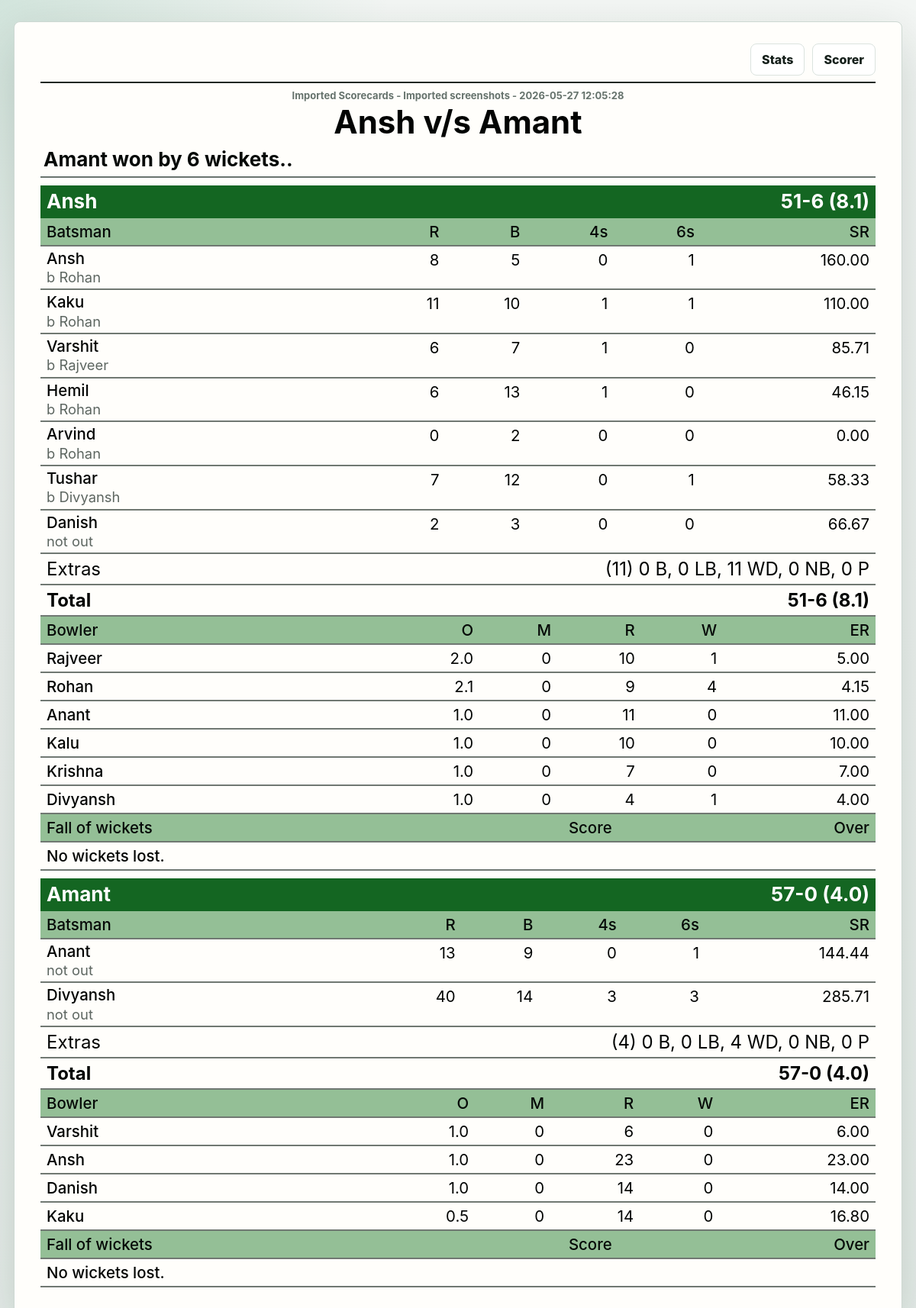
/history/1773328693146, run on the app's committed database.
### tables this page shows
CREATE TABLE match_history (
                id TEXT PRIMARY KEY,
                played_at TEXT NOT NULL,
                competition TEXT NOT NULL,
                venue TEXT NOT NULL,
                team_one TEXT NOT NULL,
                team_two TEXT NOT NULL,
                winner TEXT,
                result_text TEXT NOT NULL,
                innings_json TEXT NOT NULL
            );

### app.py (the view)
@app.route("/history/<match_id>")
def history_scorecard(match_id):
    match = match_detail(match_id)
    if not match:
        return "Match not found", 404
    return render_template("match_detail.html", match=match)

### app.py (called while the page is built, shortened)
def get_db():
    conn = sqlite3.connect(DB_PATH)
    conn.row_factory = sqlite3.Row
    return conn

def mongo_configured():
    return bool(MONGO_URI)

def using_mongo():
    return mongo_configured() and mongo_client is not None and not mongo_error

def match_detail(match_id):
    if not using_mongo():
        with get_db() as conn:
            row = conn.execute(
                """
                SELECT *
                FROM match_history
                WHERE id = ?
                """,
                (match_id,),
            ).fetchone()
        if not row:
            return None
        detail = dict(row)
        detail["innings"] = json.loads(detail["innings_json"])
        return detail

### templates/match_detail.html (shortened to what this page needs)
<!DOCTYPE html>
<html lang="en">
<head>
    <link rel="stylesheet" href="{{ url_for('static', filename='style.css') }}">
</head>
<body class="scorecard-page">
<main class="scorecard-sheet">
    <div class="scorecard-actions">
        <a class="ghost-link" href="/stats">Stats</a>
        <a class="ghost-link" href="/">Scorer</a>
    </div>
    <header class="match-scorecard-head">
        <p>{{ match.competition }} - {{ match.venue }} - {{ match.played_at.replace("T", " ") }}</p>
        <h1>{{ match.team_one }} v/s {{ match.team_two }}</h1>
        <strong>{{ match.result_text }}.</strong>
    </header>
    {% for innings in match.innings %}
        {% set wd = innings.extras.wd|default(0) %}
        {% set nb = innings.extras.nb|default(0) %}
        {% set b = innings.extras.b|default(0) %}
        {% set lb = innings.extras.lb|default(0) %}
        {% set p = innings.extras.p|default(0) %}
        {% set extras_total = wd + nb + b + lb + p %}
        <section class="classic-innings">
            <div class="innings-title-row">
                <span>{{ innings.team }}</span>
                <strong>{{ innings.score }}-{{ innings.wickets }} ({{ innings.overs }})</strong>
            </div>
            {% if innings.batters is defined %}
                <table class="classic-table batting-card">
                    <thead>
                    <tr>
                        <th>Batsman</th>
                        <th>R</th>
                        <th>B</th>
                        <th>4s</th>
                        <th>6s</th>
                        <th>SR</th>
                    </tr>
                    </thead>
                    <tbody>
                    {% for batter in innings.batters %}
                        <tr>
                            <td>
                                <span class="scorecard-player">{{ batter.name }}</span>
                                <small>{{ batter.dismissal|default("out" if batter.out else "not out") }}</small>
                            </td>
                            <td>{{ batter.runs }}</td>
                            <td>{{ batter.balls }}</td>
                            <td>{{ batter.fours }}</td>
                            <td>{{ batter.sixes }}</td>
                            <td>{{ "%.2f"|format((batter.runs * 100 / batter.balls) if batter.balls else 0) }}</td>
                        </tr>
                    {% endfor %}
                    <tr class="summary-row">
                        <td>Extras</td>
                        <td colspan="5">({{ extras_total }}) {{ b }} B, {{ lb }} LB, {{ wd }} WD, {{ nb }} NB, {{ p }} P</td>
                    </tr>
                    <tr class="summary-row total-row">
                        <td>Total</td>
                        <td colspan="5">{{ innings.score }}-{{ innings.wickets }} ({{ innings.overs }})</td>
                    </tr>
                    </tbody>
                </table>
                <table class="classic-table bowling-card">
                    <thead>
                    <tr>
                        <th>Bowler</th>
                        <th>O</th>
                        <th>M</th>
                        <th>R</th>
                        <th>W</th>
                        <th>ER</th>
                    </tr>
                    </thead>
                    <tbody>
                    {% for bowler in innings.bowlers %}
                        <tr>
                            <td>{{ bowler.name }}</td>
                            <td>{{ bowler.balls // 6 }}.{{ bowler.balls % 6 }}</td>
                            <td>{{ bowler.maidens }}</td>
                            <td>{{ bowler.runs }}</td>
                            <td>{{ bowler.wickets }}</td>
                            <td>{{ "%.2f"|format((bowler.runs * 6 / bowler.balls) if bowler.balls else 0) }}</td>
                        </tr>
                    {% else %}
                        <tr><td colspan="6">No bowling figures saved.</td></tr>
                    {% endfor %}
                    </tbody>
                </table>
                <table class="classic-table fow-card">
                    <thead>
                    <tr>
                        <th>Fall of wickets</th>
                        <th>Score</th>
                        <th>Over</th>
                    </tr>
                    </thead>
                    <tbody>
                    {% for wicket in innings.fall_of_wickets|default([]) %}
                        <tr>
                            <td>{{ wicket.batter }}</td>
                            <td>{{ wicket.score }}</td>
                            <td>{{ wicket.over }}</td>
                        </tr>
                    {% else %}
                        <tr><td colspan="3">No wickets lost.</td></tr>
                    {% endfor %}
                    </tbody>
                </table>
            {% else %}
                <p class="empty scorecard-empty">This older saved match has summary only. New matches will show full scoreboards here.</p>
            {% endif %}
        </section>
    {% else %}
        <p class="empty scorecard-empty">This older match only has summary history saved. New matches will include full scoreboards.</p>
    {% endfor %}
</main>
</body>
</html>

### static/style.css (style rules this page uses)
:root { --bg: #eef2f0; --surface: #ffffff; --surface-soft: #f7faf8; --ink: #16201b; --muted: #66736d; --line: #dbe3df; --green: #0b7a4b; --green-dark: #06452f; --blue: #165d8f; --red: #b42318; --amber: #b7791f; --shadow: 0 14px 40px rgba(13, 32, 24, 0.12); }
* { box-sizing: border-box; }
body { margin: 0; min-height: 100vh; background: var(--bg); color: var(--ink); font-family: Inter, ui-sans-serif, system-ui, -apple-system, BlinkMacSystemFont, "Segoe UI", sans-serif; }
h1, h2, h3, p { margin-top: 0; }
h1 { margin-bottom: 4px; font-size: clamp(24px, 3vw, 38px); line-height: 1.05; }
.ghost-button, .chip, .primary-button, .ghost-link { border: 1px solid var(--line); background: var(--surface); color: var(--ink); border-radius: 8px; cursor: pointer; }
.ghost-link { display: inline-grid; min-height: 42px; place-items: center; padding: 0 14px; font-weight: 800; text-decoration: none; }
table { width: 100%; border-collapse: collapse; font-size: 14px; }
.scorecard-page { background: radial-gradient(circle at top left, rgba(11, 122, 75, 0.14), transparent 32rem), linear-gradient(180deg, #f4f7f5, #e7eeea); }
.scorecard-sheet { width: min(1180px, calc(100% - 36px)); margin: 28px auto 42px; padding: 28px 34px 36px; border: 1px solid #cdd8d2; border-radius: 8px; background: #fffefb; box-shadow: 0 24px 70px rgba(13, 32, 24, 0.18); }
.scorecard-actions { display: flex; justify-content: flex-end; gap: 10px; margin-bottom: 8px; }
.match-scorecard-head { border-top: 2px solid #1e2723; border-bottom: 2px solid #69746e; padding: 8px 4px 7px; text-align: center; }
.match-scorecard-head p { margin: 0 0 4px; color: #66736d; font-size: 13px; font-weight: 750; }
.match-scorecard-head h1 { margin: 0; color: #020403; font-size: clamp(28px, 4vw, 42px); font-weight: 750; line-height: 1.1; }
.match-scorecard-head strong { display: block; margin-top: 10px; text-align: left; color: #050907; font-size: clamp(18px, 2.8vw, 26px); font-weight: 650; }
.classic-innings { margin-top: 10px; }
.innings-title-row { display: grid; grid-template-columns: minmax(0, 1fr) auto; align-items: center; gap: 16px; padding: 7px 8px; background: #146622; color: white; font-size: clamp(19px, 2.5vw, 26px); line-height: 1.1; }
.innings-title-row span, .innings-title-row strong { min-width: 0; font-weight: 650; }
.classic-table { min-width: 0; border-collapse: collapse; color: #020403; font-size: clamp(15px, 1.7vw, 21px); }
.classic-table th, .classic-table td { border-bottom: 2px solid #707872; padding: 5px 8px; text-align: right; vertical-align: top; }
.classic-table th:first-child, .classic-table td:first-child { text-align: left; }
.classic-table th { background: #94bf96; color: #050907; font-size: clamp(15px, 1.7vw, 21px); font-weight: 500; text-transform: none; }
.classic-table td:first-child { width: 40%; }
.scorecard-player { display: block; color: #020403; font-weight: 500; line-height: 1.1; }
.classic-table small { display: block; margin-top: 3px; color: #5d6661; font-size: 0.9em; line-height: 1.1; }
.summary-row td { font-size: clamp(17px, 2vw, 24px); }
.summary-row td:last-child { text-align: right; }
.total-row td { font-weight: 650; }
.bowling-card, .fow-card { margin-top: 0; }
.bowling-card td:first-child, .fow-card td:first-child { font-weight: 500; }
.fow-card th:nth-child(2), .fow-card td:nth-child(2) { text-align: center; }
th, td { padding: 12px 8px; border-bottom: 1px solid var(--line); text-align: right; }
th:first-child, td:first-child { text-align: left; }
th { color: var(--muted); font-size: 12px; text-transform: uppercase; }

### data on the page
match_history: competition "Imported Scorecards", venue "Imported screenshots", played_at.replace "2026-05-27 12:05:28", team_one "Ansh", team_two "Amant", result_text "Amant won by 6 wickets.", team "Ansh", score "51", wickets "6", overs "8.1", name "Ansh" "Kaku" "Varshit" "Hemil" "Arvind" "Tushar" "Danish" "Anant" "Divyansh", dismissal "b Rohan" "b Rohan" "b Rajveer" "b Rohan" "b Rohan" "b Divyansh" "not out" "not out" "not out", runs "8" "11" "6" "6" "0" "7" "2" "13" "40", balls "5" "10" "7" "13" "2" "12" "3" "9" "14", fours "0" "1" "1" "1" "0" "0" "0" "0" "3", sixes "1" "1" "0" "0" "0" "1" "0" "1" "3", runs "160.00" "110.00" "85.71" "46.15" "0.00" "58.33" "66.67" "144.44" "285.71", extras_total "11", b "0", lb "0", wd "11", nb "0", p "0", name "Rajveer" "Rohan" "Anant" "Kalu" "Krishna" "Divyansh" "Varshit" "Ansh" "Danish" "Kaku", balls "2" "2" "1" "1" "1" "1" "1" "1" "1" "0", balls "0" "1" "0" "0" "0" "0" "0" "0" "0" "5", maidens "0" "0" "0" "0" "0" "0" "0" "0" "0" "0", runs "10" "9" "11" "10" "7" "4" "6" "23" "14" "14", wickets "1" "4" "0" "0" "0" "1" "0" "0" "0" "0", runs "5.00" "4.15" "11.00" "10.00" "7.00" "4.00" "6.00" "23.00" "14.00" "16.80", team "Amant", score "57", wickets "0", overs "4.0", extras_total "4", wd "4"
